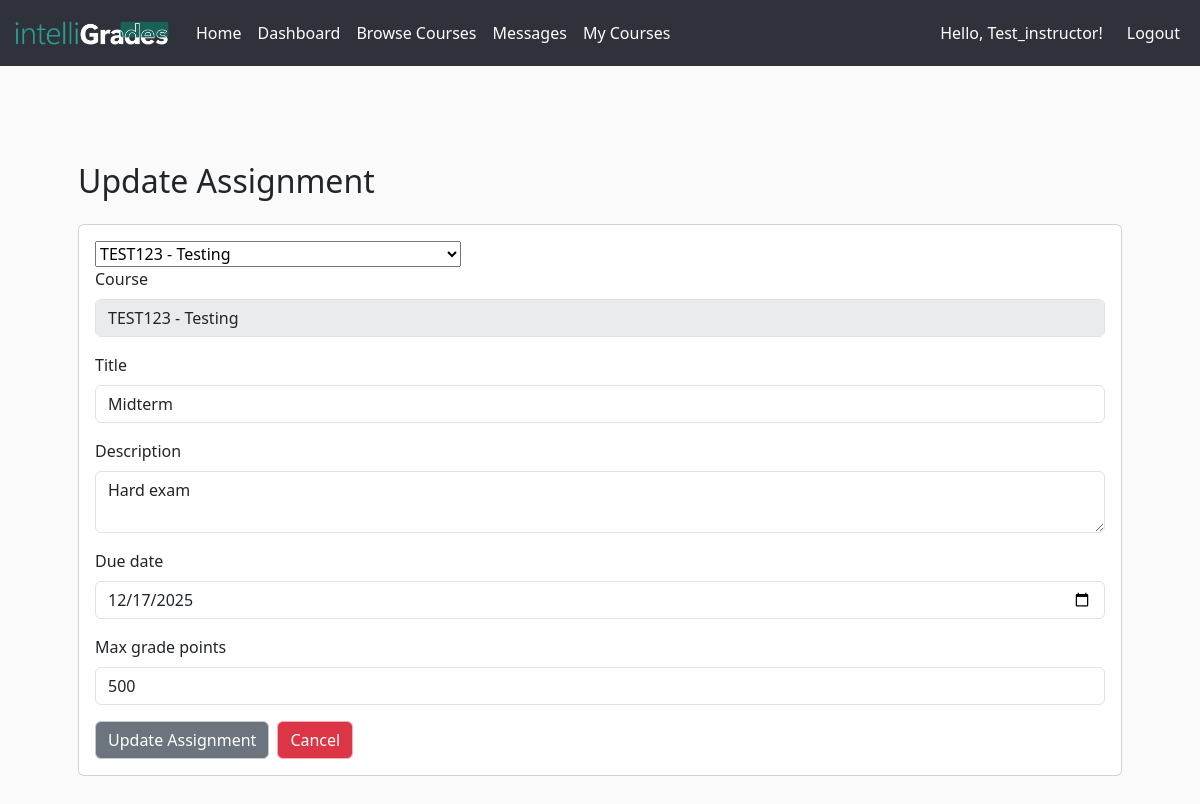
/assignments/1/update (signed in), run on the app's committed database.
### app/models.py (models this page shows, shortened)
class Assignment(db.Model):
    __tablename__ = "assignments"
    id = db.Column(db.Integer, primary_key=True)
    course_id = db.Column(db.Integer, db.ForeignKey('courses.id'), nullable=False)
    title = db.Column(db.String(200), nullable=False)
    description = db.Column(db.Text, nullable=False)
    due_date = db.Column(db.DateTime, default=datetime.utcnow)
    created_at = db.Column(db.DateTime, default=datetime.utcnow)
    max_points = db.Column(db.Integer, default=100)
    course = db.relationship('Course', back_populates='assignments')
    student_assignments = db.relationship(
        'StudentAssignment',
        back_populates='assignment',
        lazy='dynamic',
        cascade='all,delete-orphan'
    )

class Course(db.Model):
    __tablename__ = 'courses'
    id = db.Column(db.Integer, primary_key=True)
    code = db.Column(db.String(32), unique=True, nullable=False)
    title = db.Column(db.String(128), nullable=False)
    description = db.Column(db.Text)
    credits = db.Column(db.Integer, nullable=False)  # number of units/credits
    professor = db.Column(db.String(128), nullable=True)
    professor_id = db.Column(db.Integer, db.ForeignKey('users.id'), nullable=True)
    professor_user = db.relationship(
        'User',
        foreign_keys=[professor_id],
        backref='created_courses'
    )
    availability = db.Column(db.Boolean, default=True)
    format = db.Column(db.String(32), default='online')
    max_students = db.Column(db.Integer)
    created_at = db.Column(db.DateTime, default=datetime.utcnow)
    enrollments_rel = db.relationship(
        'Enrollment',
        backref='course',
        lazy='dynamic',
        cascade='all,delete-orphan'
    )
    assignments = db.relationship(
        'Assignment',
        back_populates='course',
        lazy='dynamic',
        cascade='all,delete-orphan'
    )
    announcements = db.relationship(
        'Announcement',
        back_populates='course',
        lazy='dynamic',
        cascade='all,delete-orphan'
    )

### app/assignments/routes.py (the view, shortened to what this page needs)
@assignments_bp.route('/<int:assignment_id>/edit', methods=['GET','POST'])
@assignments_bp.route('/<int:assignment_id>/update', methods=['GET','POST'])
@login_required
def update_assignment(assignment_id):
    assignment = Assignment.query.filter_by(id=assignment_id).first()
    course = assignment.course
    if not (course.professor_id == current_user.id or current_user.is_admin):
        flash("You don't have permission to update this assignment.", 'danger')
        return redirect(url_for('assignments.assignment_detail', assignment_id=assignment_id))
    form = AssignmentForm()
    if request.method == 'GET':
        form.course_id.data = course.id
        form.title.data = assignment.title
        form.description.data = assignment.description
        form.max_points.data = assignment.max_points
        form.due_date.data = assignment.due_date
    return render_template('assignments/update_assignment.html', form=form, assignment=assignment, course=course)

### app/assignments/assignment_form.py
class AssignmentForm(FlaskForm):
    course_id = SelectField('Select course', coerce=int, validators=[DataRequired()])
    title = StringField('Title', validators=[DataRequired(), Length(min=3, max=200)])
    description = TextAreaField('Description', validators=[DataRequired()])
    due_date = DateField('Due date', format='%Y-%m-%d', validators=[Optional()])
    max_points = IntegerField('Max grade points', validators=[DataRequired()], default=100)
    submit = SubmitField('Create Assignment', render_kw={"class": "btn btn-primary border-primary-subtle"})
    update = SubmitField('Update Assignment', render_kw={"class": "btn btn-secondary border-secondary-subtle"})
    cancel = SubmitField('Cancel', render_kw={"class": "btn btn-danger border-danger-subtle"})
    def __init__(self,*args, **kwargs):
        super(AssignmentForm, self).__init__(*args, **kwargs)
        self.course_id.choices = [(course.id, f"{course.code} - {course.title}") for course in Course.query.all()]

### app/__init__.py (called while the page is built)
@create_app.context_processor
def inject_notifications():
    if current_user.is_authenticated:
        return {
            "notifications": [
                {"message": "You haven’t checked Week 3 notes."},
                {"message": "New message in CMPE 102 discussion board."}
            ]
        }
    return {"notifications": []}

@login_manager.user_loader
def load_user(user_id):
    return User.query.get(int(user_id))

### app/models.py (called while the page is built)
    @property
    def is_student(self):
        return self.role == self.ROLE_STUDENT

    @property
    def is_professor(self):
        return self.role == self.ROLE_PROFESSOR

    @property
    def is_admin(self):
        return self.role == self.ROLE_ADMIN

### app/assignments/templates/assignments/update_assignment.html (shortened to what this page needs)
{% extends "base.html" %} {% block body %}
<div class="container mt-5">
  <h2>Update Assignment</h2>
  <div class="card mt-4">
    <div class="card-body">
      <form method="POST">
        {{ form.hidden_tag() }} {{ form.course_id(type='hidden') }}
        <div class="mb-3">
          <label class="form-label">Course</label>
          <input
            type="text"
            class="form-control"
            value="{{ course.code }} - {{ course.title }}"
            readonly
            disabled
          />
        </div>
        <div class="mb-3">
          {{ form.title.label(class="form-label") }} {{
          form.title(class="form-control") }}
        </div>
        <div class="mb-3">
          {{ form.description.label(class="form-label") }} {{
          form.description(class="form-control") }}
        </div>
        <div class="mb-3">
          {{ form.due_date.label(class="form-label") }} {{
          form.due_date(class="form-control") }}
        </div>
        <div class="mb-3">
          {{ form.max_points.label(class="form-label") }} {{
          form.max_points(class="form-control") }}
        </div>
        <div class="d-flex gap-2">
          {{ form.update }}
          <a
            href="{{ url_for('assignments.assignment_detail', assignment_id=assignment.id) }}"
            class="btn btn-danger border-danger-subtle"
            >Cancel</a
          >
        </div>
      </form>
    </div>
  </div>
</div>
{% endblock %}

### app/static/styles.css (style rules this page uses)
body, #whatifTable thead tr, #whatifTable td, #whatifTable th { background-color: #fafafa; }

### data on the page
Assignment: course_id "TEST123 - Testing", title "Midterm", description "Hard exam", due_date "12/17/2025", max_points "500"
Course: code "TEST123 - Testing"

### other printed values
{{ username }} "Test_instructor"
